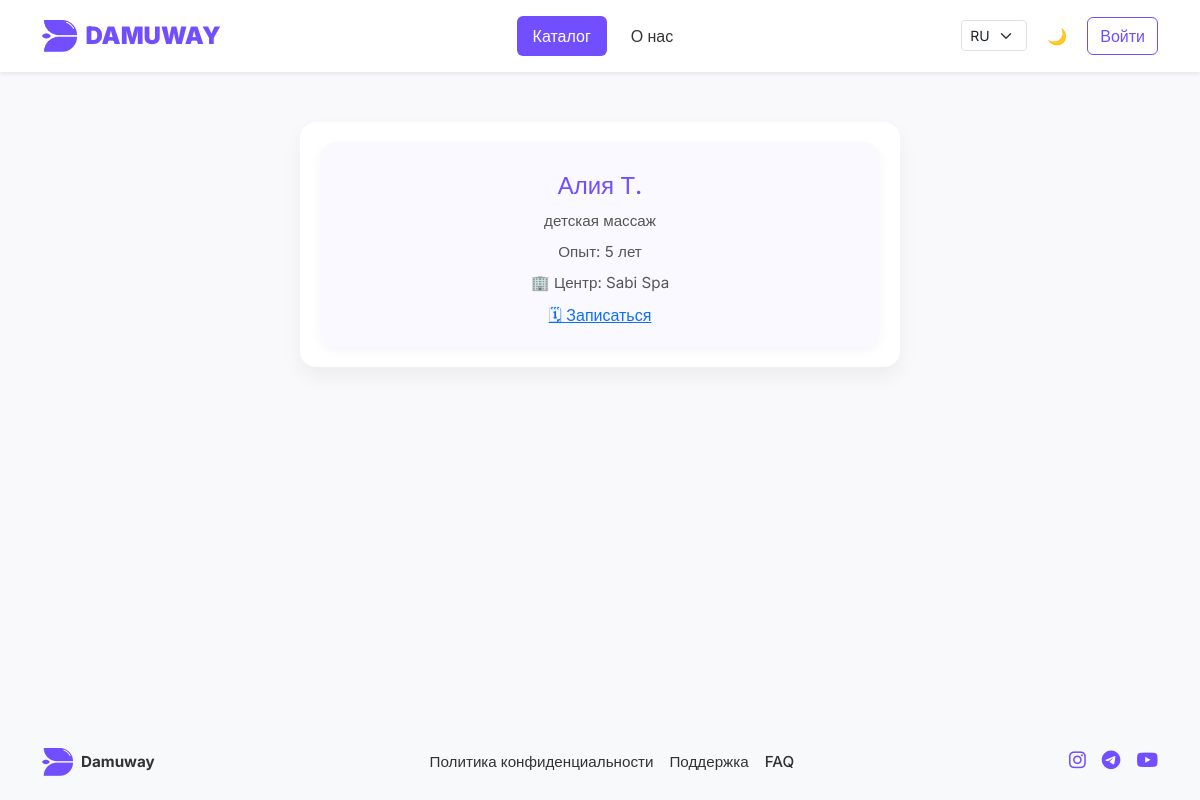
The app's page /ru/massage/specialists/2/ with its own data.
### apps/massage/models.py (models this page shows, shortened)
class Specialist(models.Model):
    name = models.CharField(max_length=255, verbose_name="Имя специалиста")
    experience = models.PositiveIntegerField(verbose_name="Опыт работы (лет)")
    specialization = models.ForeignKey(MassageCategory, on_delete=models.CASCADE, related_name="specialists")
    massage_center = models.ForeignKey(MassageCenter, on_delete=models.CASCADE, related_name="specialists")
    photo_url = models.URLField(verbose_name="Фото специалиста", blank=True, null=True)

class MassageCategory(models.Model):
    name = models.CharField(max_length=255, unique=True, verbose_name="Категория массажа")
    description = models.TextField(blank=True, null=True, verbose_name="Описание")

class MassageCenter(models.Model):
    name = models.CharField(max_length=255, verbose_name="Название центра")
    location = models.CharField(max_length=255, verbose_name="Локация")
    description = models.TextField(blank=True, null=True, verbose_name="Описание")
    rating = models.FloatField(default=0, verbose_name="Рейтинг")
    achievements = models.TextField(blank=True, null=True, verbose_name="Достижения")
    categories = models.ManyToManyField(MassageCategory, related_name="centers", verbose_name="Виды массажа")
    rating = models.FloatField(default=0, verbose_name="Рейтинг")

### apps/massage/views.py (the view)
# urls.py: path('specialists/<int:specialist_id>/', views.specialist_detail, name='specialist_detail'),
def specialist_detail(request, specialist_id):
    specialist = get_object_or_404(Specialist, id=specialist_id)
    context = {
        'specialist': specialist,
    }
    return render(request, 'massage/specialist_detail.html', context)

### templates/massage/specialist_detail.html (shortened to what this page needs)
{% extends 'base.html' %}
{% load static %}
{% block extra_css %}
<link rel="stylesheet" href="{% static 'css/massage/massage.css' %}">
{% endblock %}
{% block content %}
<div class="specialist-detail-container">
  <div class="specialist-card large">
    <h1>{{ specialist.name }}</h1>
    <p class="specialist-sub">{{ specialist.specialization.name }}</p>
    <p class="specialist-exp">Опыт: {{ specialist.experience }} лет</p>
    <p class="specialist-center">🏢 Центр: {{ specialist.massage_center.name }}</p>
    <a href="{% url 'massage:book_appointment' specialist.id %}" class="view-btn">🗓 Записаться</a>
  </div>
</div>
{% endblock %}

### static/css/navbar_footer.css (style rules this page uses)
:root { --main-color: #714EFF; --transition: all 0.3s ease; }

### static/css/massage/massage.css (style rules this page uses)
:root { --accent: #714EFF; --text: #333; --subtext: #777; --bg: #F9F9FB; }
body { background: var(--bg); font-family: 'Inter', sans-serif; }
.specialist-card { text-align: center; background: #f9f9ff; padding: 20px; border-radius: 16px; box-shadow: 0 4px 12px rgba(0,0,0,0.04); }
.specialist-detail-container { max-width: 600px; margin: 50px auto; padding: 20px; background: white; border-radius: 16px; box-shadow: 0 10px 20px rgba(0,0,0,0.05); text-align: center; }
.specialist-card.large h1 { font-size: 1.5rem; color: var(--accent); margin: 10px 0; }
.specialist-sub, .specialist-exp, .specialist-center { font-size: 0.95rem; color: #555; margin-bottom: 8px; }

### templates/base.html (style rules this page uses)
:root { --font-main: 'Inter', sans-serif; --main-color: #714EFF; }
html, body { height: 100%; }
body { font-family: var(--font-main); transition: background-color 0.3s ease, color 0.3s ease; display: flex; flex-direction: column; }

### records on screen
Specialist: name "Алия Т.", specialization.name "детская массаж", experience "5", massage_center.name "Sabi Spa"
